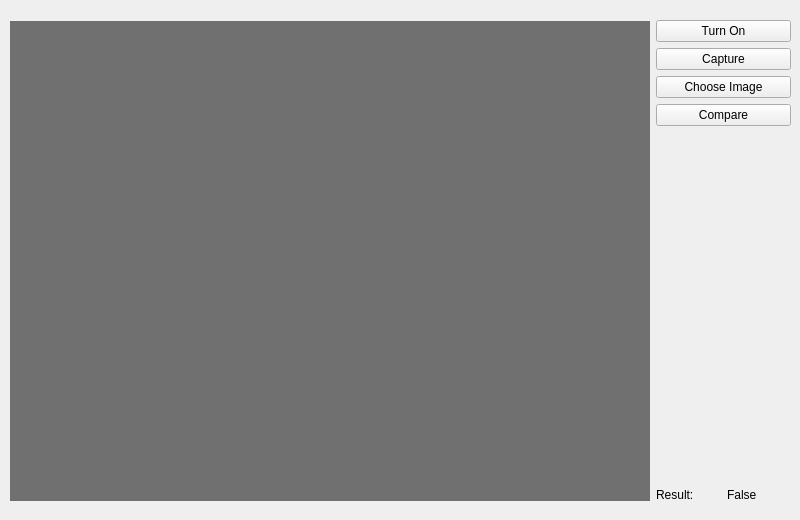
<?xml version="1.0" encoding="UTF-8"?>
<ui version="4.0">
 <class>MainWindow</class>
 <widget class="QMainWindow" name="MainWindow">
  <property name="geometry">
   <rect>
    <x>0</x>
    <y>0</y>
    <width>800</width>
    <height>520</height>
   </rect>
  </property>
  <property name="minimumSize">
   <size>
    <width>800</width>
    <height>520</height>
   </size>
  </property>
  <property name="maximumSize">
   <size>
    <width>800</width>
    <height>520</height>
   </size>
  </property>
  <property name="windowTitle">
   <string>Face Recognition App</string>
  </property>
  <property name="windowIcon">
   <iconset resource="resource.qrc">
    <normaloff>:/src/Themes/eyeIcon.png</normaloff>
    <normalon>:/src/Themes/eyeIcon.png</normalon>
    <disabledoff>:/src/Themes/eyeIcon.png</disabledoff>
    <disabledon>:/src/Themes/eyeIcon.png</disabledon>
    <activeoff>:/src/Themes/eyeIcon.png</activeoff>
    <activeon>:/src/Themes/eyeIcon.png</activeon>
    <selectedoff>:/src/Themes/eyeIcon.png</selectedoff>
    <selectedon>:/src/Themes/eyeIcon.png</selectedon>:/src/Themes/eyeIcon.png</iconset>
  </property>
  <property name="toolTip">
   <string notr="true"/>
  </property>
  <property name="statusTip">
   <string notr="true"/>
  </property>
  <property name="whatsThis">
   <string notr="true"/>
  </property>
  <property name="accessibleName">
   <string notr="true"/>
  </property>
  <property name="accessibleDescription">
   <string notr="true"/>
  </property>
  <property name="windowFilePath">
   <string notr="true"/>
  </property>
  <property name="documentMode">
   <bool>false</bool>
  </property>
  <widget class="QWidget" name="centralwidget">
   <widget class="QWidget" name="layoutWidget">
    <property name="geometry">
     <rect>
      <x>10</x>
      <y>20</y>
      <width>781</width>
      <height>482</height>
     </rect>
    </property>
    <layout class="QHBoxLayout" name="horizontalLayout_2">
     <item>
      <widget class="QLabel" name="imageLabel">
       <property name="minimumSize">
        <size>
         <width>640</width>
         <height>480</height>
        </size>
       </property>
       <property name="maximumSize">
        <size>
         <width>640</width>
         <height>480</height>
        </size>
       </property>
       <property name="styleSheet">
        <string notr="true">background-color: rgb(112, 112, 112);</string>
       </property>
       <property name="text">
        <string/>
       </property>
      </widget>
     </item>
     <item>
      <layout class="QVBoxLayout" name="verticalLayout">
       <item>
        <widget class="QPushButton" name="toggleCameraButton">
         <property name="text">
          <string>Turn On</string>
         </property>
        </widget>
       </item>
       <item>
        <widget class="QPushButton" name="captureButton">
         <property name="text">
          <string>Capture</string>
         </property>
        </widget>
       </item>
       <item>
        <widget class="QPushButton" name="chooseCompareImageButton">
         <property name="text">
          <string>Choose Image</string>
         </property>
        </widget>
       </item>
       <item>
        <widget class="QPushButton" name="CompareButton">
         <property name="text">
          <string>Compare</string>
         </property>
        </widget>
       </item>
       <item>
        <spacer name="verticalSpacer">
         <property name="orientation">
          <enum>Qt::Vertical</enum>
         </property>
         <property name="sizeHint" stdset="0">
          <size>
           <width>20</width>
           <height>40</height>
          </size>
         </property>
        </spacer>
       </item>
       <item>
        <layout class="QHBoxLayout" name="horizontalLayout">
         <item>
          <widget class="QLabel" name="resultTitleLabel">
           <property name="text">
            <string>Result:</string>
           </property>
          </widget>
         </item>
         <item>
          <widget class="QLabel" name="resultLabel">
           <property name="text">
            <string>False</string>
           </property>
          </widget>
         </item>
        </layout>
       </item>
      </layout>
     </item>
    </layout>
   </widget>
  </widget>
 </widget>
 <resources>
  <include location="resource.qrc"/>
 </resources>
 <connections/>
</ui>
